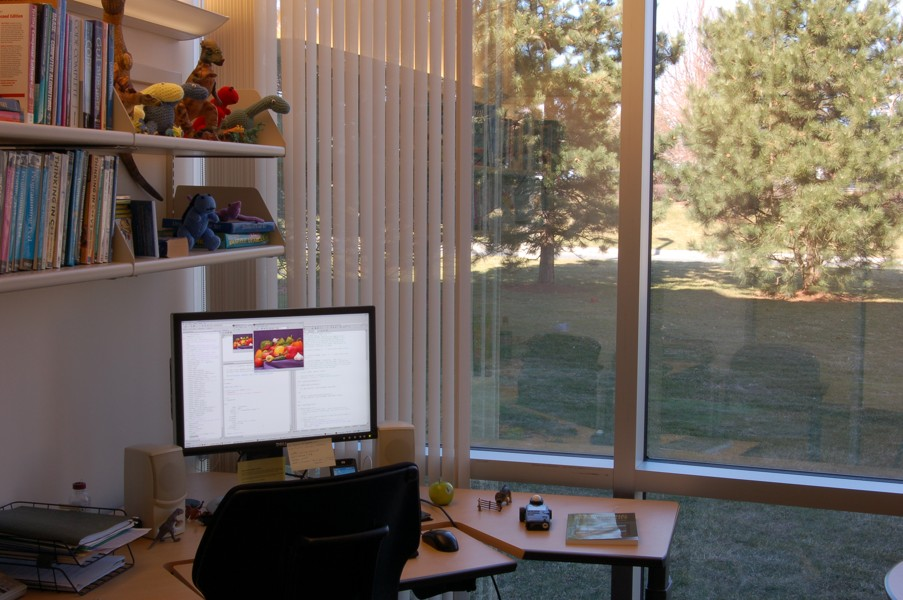
%> input picture 3算法/Algorithms_MathModels/《MATLAB图像处理》源文件/本书源文件/chap4/office_2.jpg, 903 x 600 px
$ octave chap4_23.m   (GNU Octave 9; MATLAB toolbox functions it lacks are replaced by stand-ins)
%> lines starting %> are read from the running program, lines starting %| are printed output that depends on the picture
close all;                  %关闭当前所有图形窗口，清空工作空间变量，清除工作空间所有变量
clear all;
clc;
A=imread('office_2.jpg');                   %读入图像
%> A is the input picture: size 600x903x3 uint8; mean R, G, B 113.2, 102.4, 93.5
J1=imrotate(A, 30);                         %设置旋转角度，实现旋转并显示
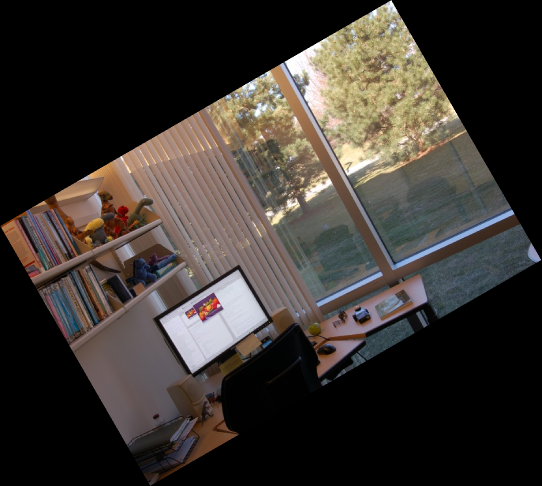
%> J1: size 972x1083x3 uint8 (shown at 1/2 size); mean R, G, B 58.2, 52.7, 48.1
J2=imrotate(A, -30);
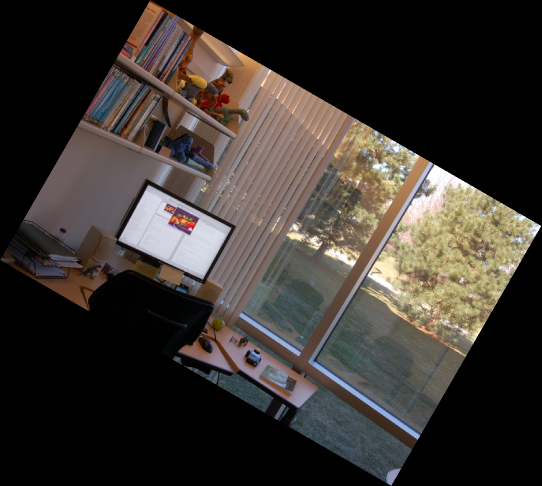
%> J2: size 972x1083x3 uint8 (shown at 1/2 size); mean R, G, B 58.2, 52.7, 48.1; mean of the top-left, top-right, bottom-left and bottom-right quarters 64.3, 54.5, 26, 67.3
J3=imrotate(A,30,'bicubic','crop');        %设置输出图像大小，实现旋转图像并显示
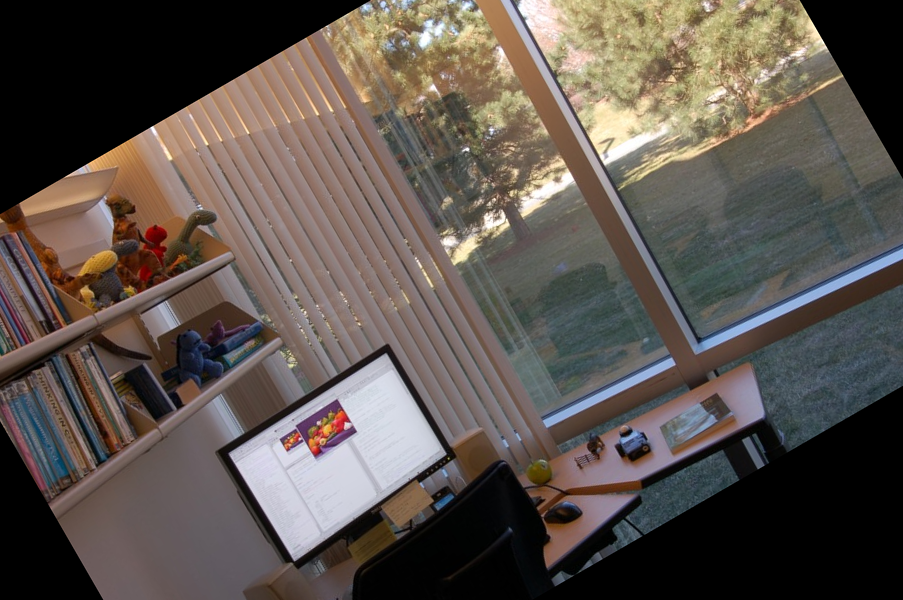
%> J3: size 600x903x3 uint8; mean R, G, B 92.6, 83.8, 77.7
J4=imrotate(A,30, 'bicubic','loose');
set(0,'defaultFigurePosition',[100,100,1000,500]);%修改图形图像位置的默认设置
set(0,'defaultFigureColor',[1 1 1])%修改图形背景颜色的设置
figure(1)                                  %显示旋转处理结果
subplot(121),imshow(J1);
subplot(122),imshow(J2);
figure(2)
subplot(121),imshow(J3);
subplot(122),imshow(J4);

$ run again, with 3算法/Algorithms_MathModels/《MATLAB图像处理》源文件/本书源文件/chap4/house.jpg copied over 3算法/Algorithms_MathModels/《MATLAB图像处理》源文件/本书源文件/chap4/office_2.jpg
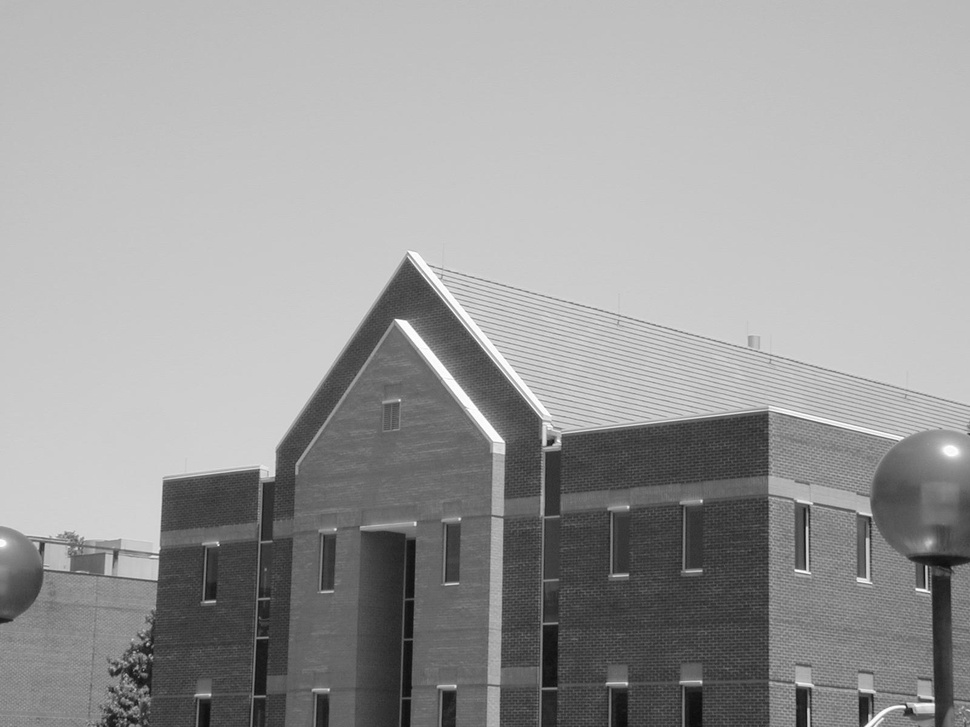
%> input picture 3算法/Algorithms_MathModels/《MATLAB图像处理》源文件/本书源文件/chap4/house.jpg, 970 x 727 px, shrunk from 1600 x 1200 before the run
%> A is the input picture: size 727x970x3 uint8; min 11, max 255, mean 155.4
%> `J2=imrotate(A, -30);`:
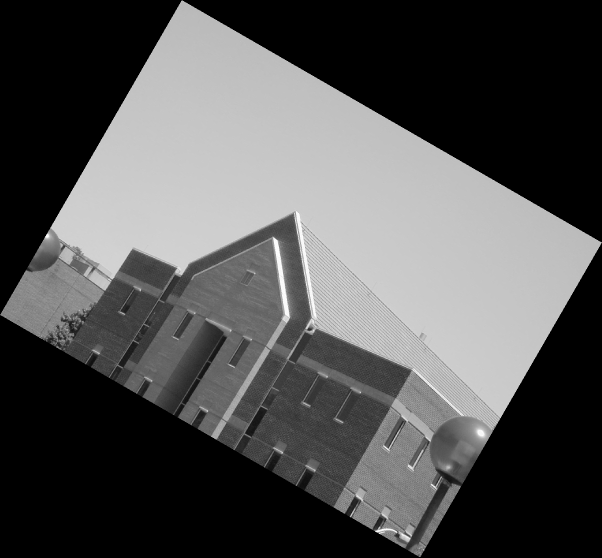
%> J2: size 1115x1204x3 uint8 (shown at 1/2 size); min 0, max 255, mean 81.6; mean of the top-left, top-right, bottom-left and bottom-right quarters 113.1, 85.2, 39.6, 88.7
%> `J3=imrotate(A,30,'bicubic','crop');`:
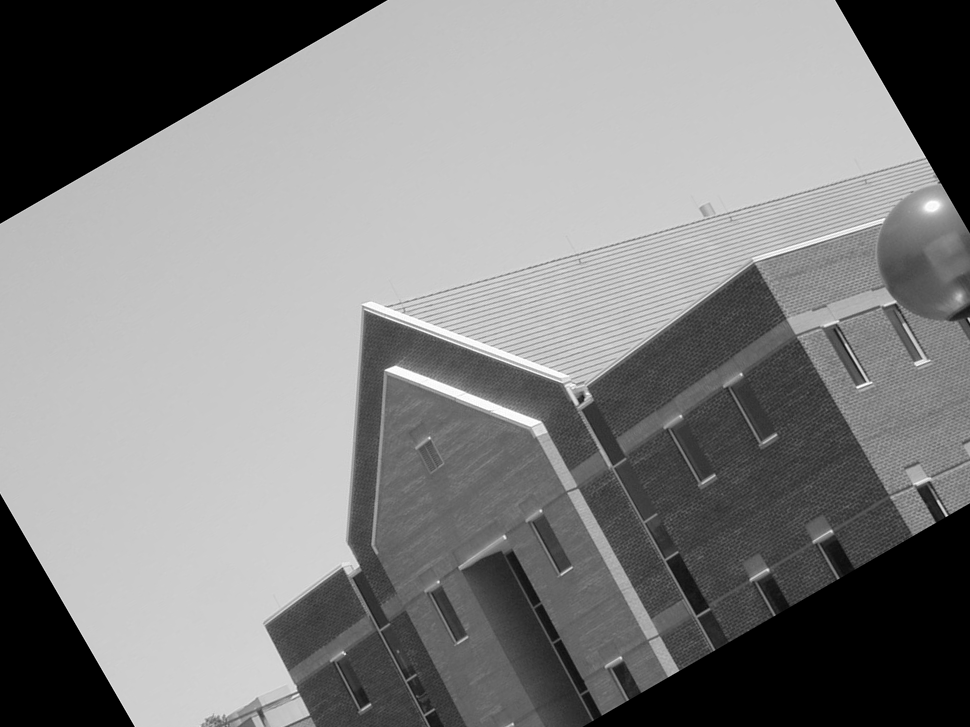
%> J3: size 727x970x3 uint8; min 0, max 255, mean 130.4

$ run again, with 3算法/Algorithms_MathModels/《MATLAB图像处理》源文件/本书源文件/chap4/brg_peppers.tif saved as 3算法/Algorithms_MathModels/《MATLAB图像处理》源文件/本书源文件/chap4/office_2.jpg
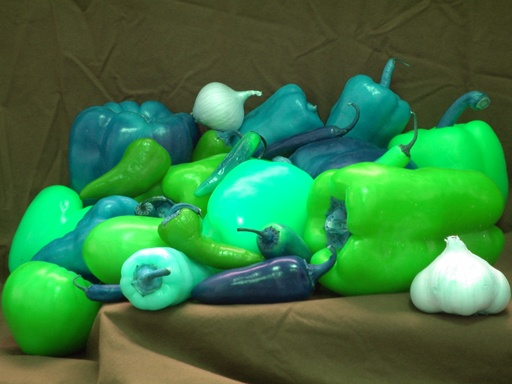
%> input picture 3算法/Algorithms_MathModels/《MATLAB图像处理》源文件/本书源文件/chap4/brg_peppers.tif, 512 x 384 px
%> A is the input picture: size 384x512x3 uint8; mean R, G, B 57.7, 120.7, 66.4
%> `J2=imrotate(A, -30);`:
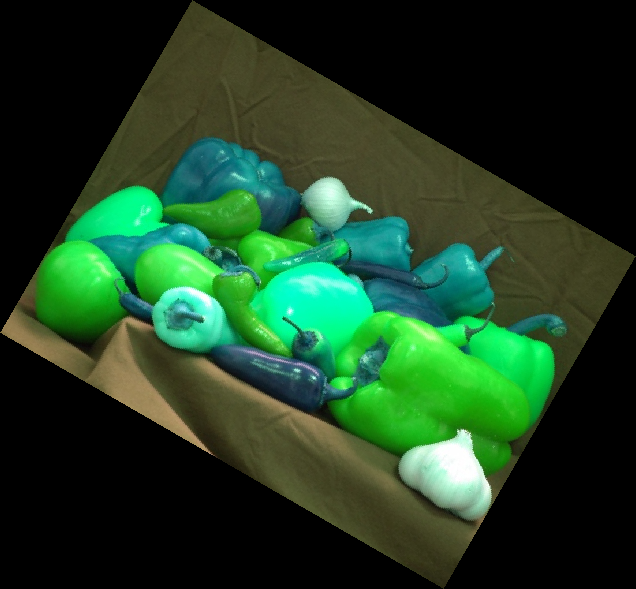
%> J2: size 589x636x3 uint8; mean R, G, B 30.3, 63.4, 34.8; mean of the top-left, top-right, bottom-left and bottom-right quarters 48.9, 31.7, 36.4, 54.3
%> `J3=imrotate(A,30,'bicubic','crop');`:
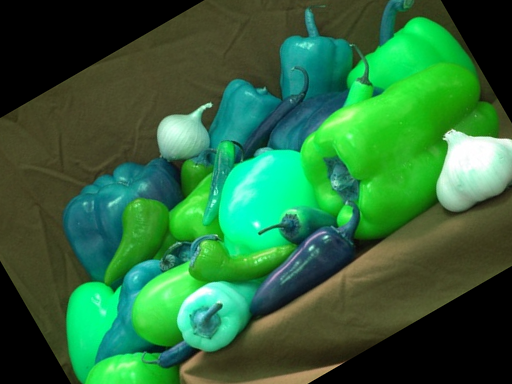
%> J3: size 384x512x3 uint8; mean R, G, B 45.8, 106, 59.4
